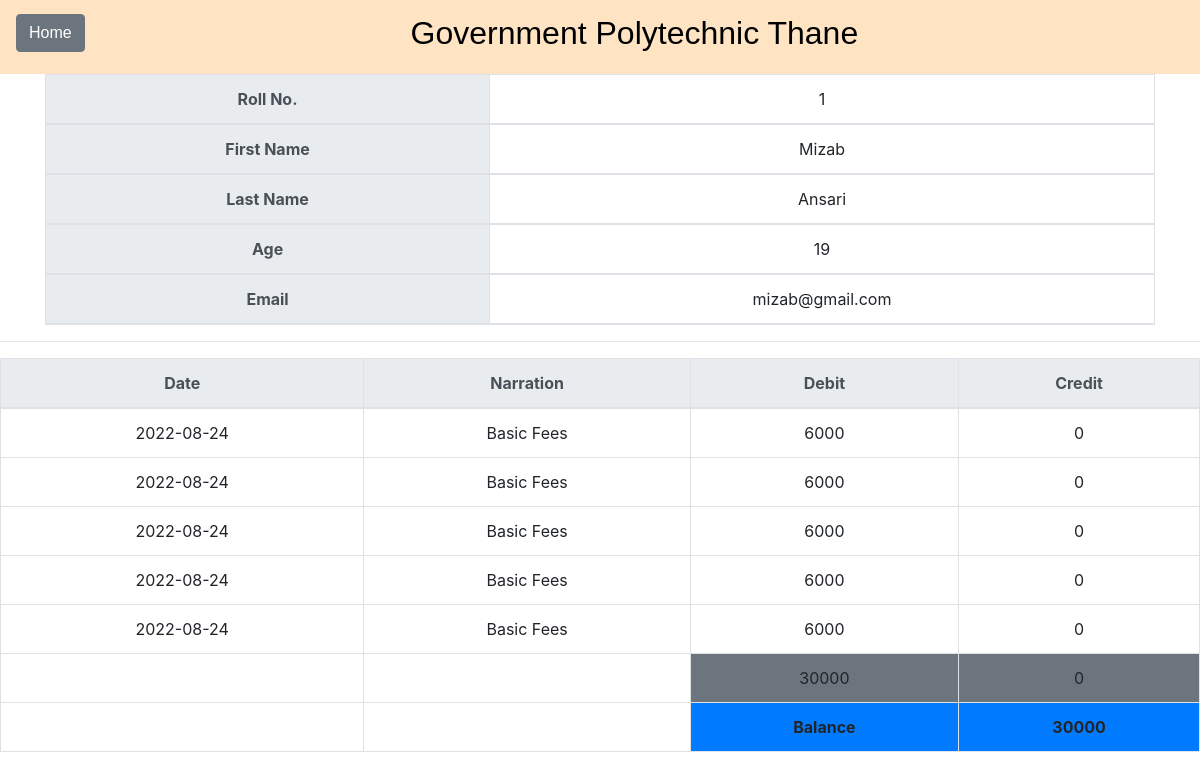
/fees/fees_record/fee_details.php?id=2, run on the app's committed database.
### tables this page shows
CREATE TABLE `student_details` (
  `id` int(100) NOT NULL,
  `roll_no` int(100) NOT NULL,
  `first_name` text NOT NULL,
  `middle_name` text NOT NULL,
  `surname` text NOT NULL,
  `age` text NOT NULL,
  `email` varchar(100) NOT NULL,
  `branch` text NOT NULL,
  `year` text NOT NULL,
  `address` text NOT NULL,
  `state` text NOT NULL,
  `pincode` int(100) NOT NULL,
  `phone_no` bigint(10) NOT NULL,
  `parent_phone_no` bigint(10) NOT NULL
);

CREATE TABLE `fee_records` (
  `uid` int(100) NOT NULL,
  `id` int(100) NOT NULL,
  `today_date` date NOT NULL DEFAULT current_timestamp(),
  `narration` text NOT NULL DEFAULT 'Basic Fees',
  `debit` int(100) NOT NULL DEFAULT 6000,
  `credit` int(100) NOT NULL DEFAULT 0
);

### fees/fees_record/fee_details.php (the view, shortened to what this page needs)
<!DOCTYPE html>
<html lang="en">
<head>
    <link rel="stylesheet" href="https://maxcdn.bootstrapcdn.com/bootstrap/4.0.0-beta.3/css/bootstrap.min.css">
    <link rel="stylesheet" href="main_page.css">
</head>
<body>
    <?php require_once "../../connect_to_db.php" ?>
    <div class="topnav">
        <div class="search-container">
            <form action="browse.php" method="post">
                <a href="../../homepage.php" class="btn btn-secondary" style="float: left;">Home</a>
                <h2 class="text-center">Government Polytechnic Thane</h2>
            </form>
        </div>
    </div>
    <?php
        $id = $_GET["id"];
        $result = mysqli_query($conn, "SELECT * FROM student_details WHERE id = '$id'");
    ?>
    <div class="container">
        <div class="justify-content-center">
            <table class="table text-center table-bordered">
                <?php while ($row = mysqli_fetch_assoc($result)) : ?>
                    <thead class="thead-light">
                        <tr>
                            <th>Roll No.</th>
                            <td><?php echo $row["roll_no"]; ?></td>
                        </tr>
                        <tr>
                            <th>First Name</th>
                            <td><?php echo $row["first_name"];?></td>
                        </tr>
                        <tr>
                            <th>Last Name</th>
                            <td><?php echo $row["surname"]; ?></td>
                        </tr>
                            <th>Age</th>
                            <td><?php echo $row["age"]; ?></td>
                        <tr>
                            <th>Email</th>
                            <td><?php echo $row["email"]; ?></td>
                        </tr>
                    </thead>
                    <?php endwhile; ?>
            </table>
        </div>
    </div>
    <hr>
    <div class="justify-content-center">
        <table class="table text-center table-bordered">
            <thead class="thead-light">
                <tr>
                    <th>Date</th>
                    <th>Narration</th>
                    <th>Debit</th>
                    <th>Credit</th>
                </tr>
            </thead>
            <?php
                $result1 = mysqli_query($conn, "SELECT * FROM fee_records WHERE id = '$id'");
            ?>
            <?php while ($row1 = mysqli_fetch_assoc($result1)) : ?>
                <tr>
                    <td><?php echo $row1["today_date"]; ?></td>
                    <td><?php echo $row1["narration"]; ?></td>
                    <td><?php echo $row1["debit"]; ?></td>
                    <td><?php echo $row1["credit"]; ?></td>
                </tr>
            <?php endwhile; ?>
            <tr>
                <td></td>
                <td></td>
                <td class="bg-secondary">
                    <?php
                        $result = mysqli_query($conn, "SELECT SUM(debit) FROM fee_records WHERE id = '$id'");
                        while($row = mysqli_fetch_array($result)){
                            $debit_fee = $row['SUM(debit)'];
                        }
                        echo $debit_fee
                    ?>
                </td>
                <td class="bg-secondary">
                    <?php
                        $result = mysqli_query($conn, "SELECT SUM(credit) FROM fee_records WHERE id = '$id'");
                        while($row = mysqli_fetch_array($result)){
                            $credit_fee = $row['SUM(credit)'];
                        }
                        echo $credit_fee
                    ?>
                </td>
            </tr>
            <tr>
                <td></td>
                <td></td>
                <td class="font-weight-bold bg-primary">Balance</td>
                <td class="font-weight-bold bg-primary">
                    <?php
                        echo $debit_fee - $credit_fee;
                    ?>
                </td>
            </tr>
        </table>
    </div>
</body>
</html>

### fees/fees_record/main_page.css (style rules this page uses)
.topnav { overflow: hidden; background-color: bisque; width: 100%; }
.topnav { display: block; color: black; text-align: center; padding: 14px 16px; text-decoration: none; font-size: 17px; font-family: Arial, Helvetica, sans-serif; }

### data on the page
student_details: roll_no "1", first_name "Mizab", surname "Ansari", age "19", email "mizab@gmail.com"
fee_records: today_date "2022-08-24", narration "Basic Fees", debit "6000", credit "0"
fee_records: today_date "2022-08-24", narration "Basic Fees", debit "6000", credit "0"
fee_records: today_date "2022-08-24", narration "Basic Fees", debit "6000", credit "0"
fee_records: today_date "2022-08-24", narration "Basic Fees", debit "6000", credit "0"
fee_records: today_date "2022-08-24", narration "Basic Fees", debit "6000", credit "0"

### other printed values
$debit_fee "30000"
$credit_fee "0"
$debit_fee - $credit_fee "30000"
